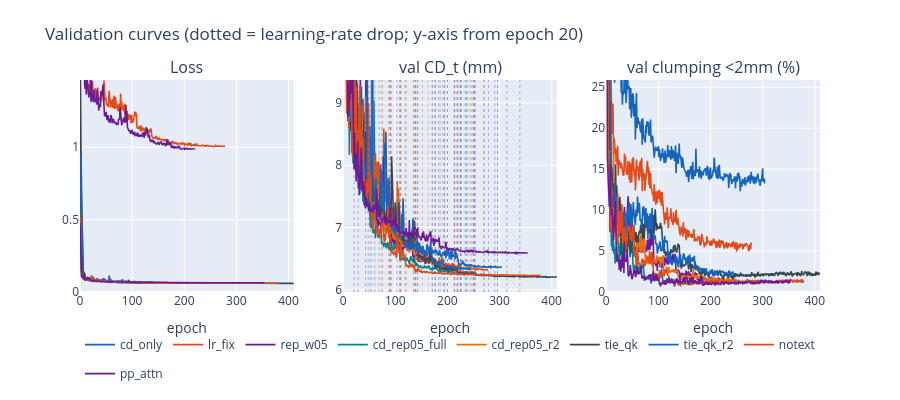

Write notebook code for a chart like this one.
### Markdown cell above
## 4. 训练曲线

虚线 = 学习率下降。**没有虚线的 run 直接作废** —— 那说明衰减从未触发。

第四格「val defect coverage」只有 2026-08-25 之后训练的 run 才有（`--defect-every`，
每 10 轮采一个点）。它是**诊断**：看主指标停下来时走平没有。**它不参与任何选择** ——
用它挑 checkpoint 会让报告值乐观偏置。

### Code cell
rp.fig_curves(runs).show()

### Figure 1 — Plotly figure (JSON) as saved in the notebook; plotly's stock layout.template omitted (floating-point values rounded to 4 significant figures; data arrays with more than 128 entries replaced by an {"elided": "..."} marker saying what was removed)
{"data": [{"legendgroup": "cd_only", "line": {"color": "#1565C0", "width": 1.6}, "name": "cd_only", "showlegend": true, "type": "scatter", "xaxis": "x", "y": {"elided": "305 float values"}, "yaxis": "y"}, {"legendgroup": "cd_only", "line": {"color": "#1565C0", "width": 1.6}, "name": "cd_only", "showlegend": false, "type": "scatter", "xaxis": "x2", "y": {"elided": "305 float values"}, "yaxis": "y2"}, {"legendgroup": "cd_only", "line": {"color": "#1565C0", "width": 1.6}, "name": "cd_only", "showlegend": false, "type": "scatter", "xaxis": "x3", "y": {"elided": "305 float values"}, "yaxis": "y3"}, {"legendgroup": "lr_fix", "line": {"color": "#E64A19", "width": 1.6}, "name": "lr_fix", "showlegend": true, "type": "scatter", "xaxis": "x", "y": {"elided": "279 float values"}, "yaxis": "y"}, {"legendgroup": "lr_fix", "line": {"color": "#E64A19", "width": 1.6}, "name": "lr_fix", "showlegend": false, "type": "scatter", "xaxis": "x2", "y": {"elided": "279 float values"}, "yaxis": "y2"}, {"legendgroup": "lr_fix", "line": {"color": "#E64A19", "width": 1.6}, "name": "lr_fix", "showlegend": false, "type": "scatter", "xaxis": "x3", "y": {"elided": "279 float values"}, "yaxis": "y3"}, {"legendgroup": "rep_w05", "line": {"color": "#6A1B9A", "width": 1.6}, "name": "rep_w05", "showlegend": true, "type": "scatter", "xaxis": "x", "y": {"elided": "222 float values"}, "yaxis": "y"}, {"legendgroup": "rep_w05", "line": {"color": "#6A1B9A", "width": 1.6}, "name": "rep_w05", "showlegend": false, "type": "scatter", "xaxis": "x2", "y": {"elided": "222 float values"}, "yaxis": "y2"}, {"legendgroup": "rep_w05", "line": {"color": "#6A1B9A", "width": 1.6}, "name": "rep_w05", "showlegend": false, "type": "scatter", "xaxis": "x3", "y": {"elided": "222 float values"}, "yaxis": "y3"}, {"legendgroup": "cd_rep05_full", "line": {"color": "#00838F", "width": 1.6}, "name": "cd_rep05_full", "showlegend": true, "type": "scatter", "xaxis": "x", "y": {"elided": "256 float values"}, "yaxis": "y"}, {"legendgroup": "cd_rep05_full", "line": {"color": "#00838F", "width": 1.6}, "name": "cd_rep05_full", "showlegend": false, "type": "scatter", "xaxis": "x2", "y": {"elided": "256 float values"}, "yaxis": "y2"}, {"legendgroup": "cd_rep05_full", "line": {"color": "#00838F", "width": 1.6}, "name": "cd_rep05_full", "showlegend": false, "type": "scatter", "xaxis": "x3", "y": {"elided": "256 float values"}, "yaxis": "y3"}, {"legendgroup": "cd_rep05_r2", "line": {"color": "#EF6C00", "width": 1.6}, "name": "cd_rep05_r2", "showlegend": true, "type": "scatter", "xaxis": "x", "y": {"elided": "249 float values"}, "yaxis": "y"}, {"legendgroup": "cd_rep05_r2", "line": {"color": "#EF6C00", "width": 1.6}, "name": "cd_rep05_r2", "showlegend": false, "type": "scatter", "xaxis": "x2", "y": {"elided": "249 float values"}, "yaxis": "y2"}, {"legendgroup": "cd_rep05_r2", "line": {"color": "#EF6C00", "width": 1.6}, "name": "cd_rep05_r2", "showlegend": false, "type": "scatter", "xaxis": "x3", "y": {"elided": "249 float values"}, "yaxis": "y3"}, {"legendgroup": "tie_qk", "line": {"color": "#37474F", "width": 1.6}, "name": "tie_qk", "showlegend": true, "type": "scatter", "xaxis": "x", "y": {"elided": "411 float values"}, "yaxis": "y"}, {"legendgroup": "tie_qk", "line": {"color": "#37474F", "width": 1.6}, "name": "tie_qk", "showlegend": false, "type": "scatter", "xaxis": "x2", "y": {"elided": "411 float values"}, "yaxis": "y2"}, {"legendgroup": "tie_qk", "line": {"color": "#37474F", "width": 1.6}, "name": "tie_qk", "showlegend": false, "type": "scatter", "xaxis": "x3", "y": {"elided": "411 float values"}, "yaxis": "y3"}, {"legendgroup": "tie_qk_r2", "line": {"color": "#1565C0", "width": 1.6}, "name": "tie_qk_r2", "showlegend": true, "type": "scatter", "xaxis": "x", "y": {"elided": "246 float values"}, "yaxis": "y"}, {"legendgroup": "tie_qk_r2", "line": {"color": "#1565C0", "width": 1.6}, "name": "tie_qk_r2", "showlegend": false, "type": "scatter", "xaxis": "x2", "y": {"elided": "246 float values"}, "yaxis": "y2"}, {"legendgroup": "tie_qk_r2", "line": {"color": "#1565C0", "width": 1.6}, "name": "tie_qk_r2", "showlegend": false, "type": "scatter", "xaxis": "x3", "y": {"elided": "246 float values"}, "yaxis": "y3"}, {"legendgroup": "notext", "line": {"color": "#E64A19", "width": 1.6}, "name": "notext", "showlegend": true, "type": "scatter", "xaxis": "x", "y": {"elided": "380 float values"}, "yaxis": "y"}, {"legendgroup": "notext", "line": {"color": "#E64A19", "width": 1.6}, "name": "notext", "showlegend": false, "type": "scatter", "xaxis": "x2", "y": {"elided": "380 float values"}, "yaxis": "y2"}, {"legendgroup": "notext", "line": {"color": "#E64A19", "width": 1.6}, "name": "notext", "showlegend": false, "type": "scatter", "xaxis": "x3", "y": {"elided": "380 float values"}, "yaxis": "y3"}, {"legendgroup": "pp_attn", "line": {"color": "#6A1B9A", "width": 1.6}, "name": "pp_attn", "showlegend": true, "type": "scatter", "xaxis": "x", "y": {"elided": "355 float values"}, "yaxis": "y"}, {"legendgroup": "pp_attn", "line": {"color": "#6A1B9A", "width": 1.6}, "name": "pp_attn", "showlegend": false, "type": "scatter", "xaxis": "x2", "y": {"elided": "355 float values"}, "yaxis": "y2"}, {"legendgroup": "pp_attn", "line": {"color": "#6A1B9A", "width": 1.6}, "name": "pp_attn", "showlegend": false, "type": "scatter", "xaxis": "x3", "y": {"elided": "355 float values"}, "yaxis": "y3"}], "layout": {"annotations": [{"font": {"size": 16}, "showarrow": false, "text": "Loss", "x": 0.1444, "xanchor": "center", "xref": "paper", "y": 1, "yanchor": "bottom", "yref": "paper"}, {"font": {"size": 16}, "showarrow": false, "text": "val CD_t (mm)", "x": 0.5, "xanchor": "center", "xref": "paper", "y": 1, "yanchor": "bottom", "yref": "paper"}, {"font": {"size": 16}, "showarrow": false, "text": "val clumping <2mm (%)", "x": 0.8556, "xanchor": "center", "xref": "paper", "y": 1, "yanchor": "bottom", "yref": "paper"}], "height": 400, "legend": {"orientation": "h", "y": -0.18}, "margin": {"b": 70, "t": 80}, "shapes": [{"line": {"color": "#1565C0", "dash": "dot", "width": 0.8}, "opacity": 0.45, "type": "line", "x0": 61, "x1": 61, "xref": "x2", "y0": 0, "y1": 1, "yref": "y2 domain"}, {"line": {"color": "#1565C0", "dash": "dot", "width": 0.8}, "opacity": 0.45, "type": "line", "x0": 90, "x1": 90, "xref": "x2", "y0": 0, "y1": 1, "yref": "y2 domain"}, {"line": {"color": "#1565C0", "dash": "dot", "width": 0.8}, "opacity": 0.45, "type": "line", "x0": 143, "x1": 143, "xref": "x2", "y0": 0, "y1": 1, "yref": "y2 domain"}, {"line": {"color": "#1565C0", "dash": "dot", "width": 0.8}, "opacity": 0.45, "type": "line", "x0": 220, "x1": 220, "xref": "x2", "y0": 0, "y1": 1, "yref": "y2 domain"}, {"line": {"color": "#1565C0", "dash": "dot", "width": 0.8}, "opacity": 0.45, "type": "line", "x0": 234, "x1": 234, "xref": "x2", "y0": 0, "y1": 1, "yref": "y2 domain"}, {"line": {"color": "#1565C0", "dash": "dot", "width": 0.8}, "opacity": 0.45, "type": "line", "x0": 254, "x1": 254, "xref": "x2", "y0": 0, "y1": 1, "yref": "y2 domain"}, {"line": {"color": "#1565C0", "dash": "dot", "width": 0.8}, "opacity": 0.45, "type": "line", "x0": 270, "x1": 270, "xref": "x2", "y0": 0, "y1": 1, "yref": "y2 domain"}, {"line": {"color": "#1565C0", "dash": "dot", "width": 0.8}, "opacity": 0.45, "type": "line", "x0": 296, "x1": 296, "xref": "x2", "y0": 0, "y1": 1, "yref": "y2 domain"}, {"line": {"color": "#E64A19", "dash": "dot", "width": 0.8}, "opacity": 0.45, "type": "line", "x0": 87, "x1": 87, "xref": "x2", "y0": 0, "y1": 1, "yref": "y2 domain"}, {"line": {"color": "#E64A19", "dash": "dot", "width": 0.8}, "opacity": 0.45, "type": "line", "x0": 110, "x1": 110, "xref": "x2", "y0": 0, "y1": 1, "yref": "y2 domain"}, {"line": {"color": "#E64A19", "dash": "dot", "width": 0.8}, "opacity": 0.45, "type": "line", "x0": 138, "x1": 138, "xref": "x2", "y0": 0, "y1": 1, "yref": "y2 domain"}, {"line": {"color": "#E64A19", "dash": "dot", "width": 0.8}, "opacity": 0.45, "type": "line", "x0": 171, "x1": 171, "xref": "x2", "y0": 0, "y1": 1, "yref": "y2 domain"}, {"line": {"color": "#E64A19", "dash": "dot", "width": 0.8}, "opacity": 0.45, "type": "line", "x0": 226, "x1": 226, "xref": "x2", "y0": 0, "y1": 1, "yref": "y2 domain"}, {"line": {"color": "#E64A19", "dash": "dot", "width": 0.8}, "opacity": 0.45, "type": "line", "x0": 250, "x1": 250, "xref": "x2", "y0": 0, "y1": 1, "yref": "y2 domain"}, {"line": {"color": "#E64A19", "dash": "dot", "width": 0.8}, "opacity": 0.45, "type": "line", "x0": 270, "x1": 270, "xref": "x2", "y0": 0, "y1": 1, "yref": "y2 domain"}, {"line": {"color": "#6A1B9A", "dash": "dot", "width": 0.8}, "opacity": 0.45, "type": "line", "x0": 48, "x1": 48, "xref": "x2", "y0": 0, "y1": 1, "yref": "y2 domain"}, {"line": {"color": "#6A1B9A", "dash": "dot", "width": 0.8}, "opacity": 0.45, "type": "line", "x0": 92, "x1": 92, "xref": "x2", "y0": 0, "y1": 1, "yref": "y2 domain"}, {"line": {"color": "#6A1B9A", "dash": "dot", "width": 0.8}, "opacity": 0.45, "type": "line", "x0": 135, "x1": 135, "xref": "x2", "y0": 0, "y1": 1, "yref": "y2 domain"}, {"line": {"color": "#6A1B9A", "dash": "dot", "width": 0.8}, "opacity": 0.45, "type": "line", "x0": 176, "x1": 176, "xref": "x2", "y0": 0, "y1": 1, "yref": "y2 domain"}, {"line": {"color": "#6A1B9A", "dash": "dot", "width": 0.8}, "opacity": 0.45, "type": "line", "x0": 194, "x1": 194, "xref": "x2", "y0": 0, "y1": 1, "yref": "y2 domain"}, {"line": {"color": "#6A1B9A", "dash": "dot", "width": 0.8}, "opacity": 0.45, "type": "line", "x0": 213, "x1": 213, "xref": "x2", "y0": 0, "y1": 1, "yref": "y2 domain"}, {"line": {"color": "#00838F", "dash": "dot", "width": 0.8}, "opacity": 0.45, "type": "line", "x0": 52, "x1": 52, "xref": "x2", "y0": 0, "y1": 1, "yref": "y2 domain"}, {"line": {"color": "#00838F", "dash": "dot", "width": 0.8}, "opacity": 0.45, "type": "line", "x0": 74, "x1": 74, "xref": "x2", "y0": 0, "y1": 1, "yref": "y2 domain"}, {"line": {"color": "#00838F", "dash": "dot", "width": 0.8}, "opacity": 0.45, "type": "line", "x0": 109, "x1": 109, "xref": "x2", "y0": 0, "y1": 1, "yref": "y2 domain"}, {"line": {"color": "#00838F", "dash": "dot", "width": 0.8}, "opacity": 0.45, "type": "line", "x0": 139, "x1": 139, "xref": "x2", "y0": 0, "y1": 1, "yref": "y2 domain"}, {"line": {"color": "#00838F", "dash": "dot", "width": 0.8}, "opacity": 0.45, "type": "line", "x0": 183, "x1": 183, "xref": "x2", "y0": 0, "y1": 1, "yref": "y2 domain"}, {"line": {"color": "#00838F", "dash": "dot", "width": 0.8}, "opacity": 0.45, "type": "line", "x0": 200, "x1": 200, "xref": "x2", "y0": 0, "y1": 1, "yref": "y2 domain"}, {"line": {"color": "#00838F", "dash": "dot", "width": 0.8}, "opacity": 0.45, "type": "line", "x0": 225, "x1": 225, "xref": "x2", "y0": 0, "y1": 1, "yref": "y2 domain"}, {"line": {"color": "#00838F", "dash": "dot", "width": 0.8}, "opacity": 0.45, "type": "line", "x0": 236, "x1": 236, "xref": "x2", "y0": 0, "y1": 1, "yref": "y2 domain"}, {"line": {"color": "#00838F", "dash": "dot", "width": 0.8}, "opacity": 0.45, "type": "line", "x0": 247, "x1": 247, "xref": "x2", "y0": 0, "y1": 1, "yref": "y2 domain"}, {"line": {"color": "#EF6C00", "dash": "dot", "width": 0.8}, "opacity": 0.45, "type": "line", "x0": 76, "x1": 76, "xref": "x2", "y0": 0, "y1": 1, "yref": "y2 domain"}, {"line": {"color": "#EF6C00", "dash": "dot", "width": 0.8}, "opacity": 0.45, "type": "line", "x0": 111, "x1": 111, "xref": "x2", "y0": 0, "y1": 1, "yref": "y2 domain"}, {"line": {"color": "#EF6C00", "dash": "dot", "width": 0.8}, "opacity": 0.45, "type": "line", "x0": 139, "x1": 139, "xref": "x2", "y0": 0, "y1": 1, "yref": "y2 domain"}, {"line": {"color": "#EF6C00", "dash": "dot", "width": 0.8}, "opacity": 0.45, "type": "line", "x0": 191, "x1": 191, "xref": "x2", "y0": 0, "y1": 1, "yref": "y2 domain"}, {"line": {"color": "#EF6C00", "dash": "dot", "width": 0.8}, "opacity": 0.45, "type": "line", "x0": 214, "x1": 214, "xref": "x2", "y0": 0, "y1": 1, "yref": "y2 domain"}, {"line": {"color": "#EF6C00", "dash": "dot", "width": 0.8}, "opacity": 0.45, "type": "line", "x0": 227, "x1": 227, "xref": "x2", "y0": 0, "y1": 1, "yref": "y2 domain"}, {"line": {"color": "#EF6C00", "dash": "dot", "width": 0.8}, "opacity": 0.45, "type": "line", "x0": 240, "x1": 240, "xref": "x2", "y0": 0, "y1": 1, "yref": "y2 domain"}, {"line": {"color": "#37474F", "dash": "dot", "width": 0.8}, "opacity": 0.45, "type": "line", "x0": 29, "x1": 29, "xref": "x2", "y0": 0, "y1": 1, "yref": "y2 domain"}, {"line": {"color": "#37474F", "dash": "dot", "width": 0.8}, "opacity": 0.45, "type": "line", "x0": 109, "x1": 109, "xref": "x2", "y0": 0, "y1": 1, "yref": "y2 domain"}, {"line": {"color": "#37474F", "dash": "dot", "width": 0.8}, "opacity": 0.45, "type": "line", "x0": 142, "x1": 142, "xref": "x2", "y0": 0, "y1": 1, "yref": "y2 domain"}, {"line": {"color": "#37474F", "dash": "dot", "width": 0.8}, "opacity": 0.45, "type": "line", "x0": 177, "x1": 177, "xref": "x2", "y0": 0, "y1": 1, "yref": "y2 domain"}, {"line": {"color": "#37474F", "dash": "dot", "width": 0.8}, "opacity": 0.45, "type": "line", "x0": 220, "x1": 220, "xref": "x2", "y0": 0, "y1": 1, "yref": "y2 domain"}, {"line": {"color": "#37474F", "dash": "dot", "width": 0.8}, "opacity": 0.45, "type": "line", "x0": 250, "x1": 250, "xref": "x2", "y0": 0, "y1": 1, "yref": "y2 domain"}, {"line": {"color": "#37474F", "dash": "dot", "width": 0.8}, "opacity": 0.45, "type": "line", "x0": 279, "x1": 279, "xref": "x2", "y0": 0, "y1": 1, "yref": "y2 domain"}, {"line": {"color": "#37474F", "dash": "dot", "width": 0.8}, "opacity": 0.45, "type": "line", "x0": 314, "x1": 314, "xref": "x2", "y0": 0, "y1": 1, "yref": "y2 domain"}, {"line": {"color": "#37474F", "dash": "dot", "width": 0.8}, "opacity": 0.45, "type": "line", "x0": 339, "x1": 339, "xref": "x2", "y0": 0, "y1": 1, "yref": "y2 domain"}, {"line": {"color": "#1565C0", "dash": "dot", "width": 0.8}, "opacity": 0.45, "type": "line", "x0": 90, "x1": 90, "xref": "x2", "y0": 0, "y1": 1, "yref": "y2 domain"}, {"line": {"color": "#1565C0", "dash": "dot", "width": 0.8}, "opacity": 0.45, "type": "line", "x0": 119, "x1": 119, "xref": "x2", "y0": 0, "y1": 1, "yref": "y2 domain"}, {"line": {"color": "#1565C0", "dash": "dot", "width": 0.8}, "opacity": 0.45, "type": "line", "x0": 171, "x1": 171, "xref": "x2", "y0": 0, "y1": 1, "yref": "y2 domain"}, {"line": {"color": "#1565C0", "dash": "dot", "width": 0.8}, "opacity": 0.45, "type": "line", "x0": 194, "x1": 194, "xref": "x2", "y0": 0, "y1": 1, "yref": "y2 domain"}, {"line": {"color": "#1565C0", "dash": "dot", "width": 0.8}, "opacity": 0.45, "type": "line", "x0": 214, "x1": 214, "xref": "x2", "y0": 0, "y1": 1, "yref": "y2 domain"}, {"line": {"color": "#1565C0", "dash": "dot", "width": 0.8}, "opacity": 0.45, "type": "line", "x0": 237, "x1": 237, "xref": "x2", "y0": 0, "y1": 1, "yref": "y2 domain"}, {"line": {"color": "#E64A19", "dash": "dot", "width": 0.8}, "opacity": 0.45, "type": "line", "x0": 55, "x1": 55, "xref": "x2", "y0": 0, "y1": 1, "yref": "y2 domain"}, {"line": {"color": "#E64A19", "dash": "dot", "width": 0.8}, "opacity": 0.45, "type": "line", "x0": 91, "x1": 91, "xref": "x2", "y0": 0, "y1": 1, "yref": "y2 domain"}, {"line": {"color": "#E64A19", "dash": "dot", "width": 0.8}, "opacity": 0.45, "type": "line", "x0": 121, "x1": 121, "xref": "x2", "y0": 0, "y1": 1, "yref": "y2 domain"}, {"line": {"color": "#E64A19", "dash": "dot", "width": 0.8}, "opacity": 0.45, "type": "line", "x0": 138, "x1": 138, "xref": "x2", "y0": 0, "y1": 1, "yref": "y2 domain"}, {"line": {"color": "#E64A19", "dash": "dot", "width": 0.8}, "opacity": 0.45, "type": "line", "x0": 152, "x1": 152, "xref": "x2", "y0": 0, "y1": 1, "yref": "y2 domain"}, {"line": {"color": "#E64A19", "dash": "dot", "width": 0.8}, "opacity": 0.45, "type": "line", "x0": 163, "x1": 163, "xref": "x2", "y0": 0, "y1": 1, "yref": "y2 domain"}, {"line": {"color": "#E64A19", "dash": "dot", "width": 0.8}, "opacity": 0.45, "type": "line", "x0": 218, "x1": 218, "xref": "x2", "y0": 0, "y1": 1, "yref": "y2 domain"}, {"line": {"color": "#E64A19", "dash": "dot", "width": 0.8}, "opacity": 0.45, "type": "line", "x0": 244, "x1": 244, "xref": "x2", "y0": 0, "y1": 1, "yref": "y2 domain"}, {"line": {"color": "#E64A19", "dash": "dot", "width": 0.8}, "opacity": 0.45, "type": "line", "x0": 296, "x1": 296, "xref": "x2", "y0": 0, "y1": 1, "yref": "y2 domain"}, {"line": {"color": "#6A1B9A", "dash": "dot", "width": 0.8}, "opacity": 0.45, "type": "line", "x0": 21, "x1": 21, "xref": "x2", "y0": 0, "y1": 1, "yref": "y2 domain"}, {"line": {"color": "#6A1B9A", "dash": "dot", "width": 0.8}, "opacity": 0.45, "type": "line", "x0": 43, "x1": 43, "xref": "x2", "y0": 0, "y1": 1, "yref": "y2 domain"}, {"line": {"color": "#6A1B9A", "dash": "dot", "width": 0.8}, "opacity": 0.45, "type": "line", "x0": 69, "x1": 69, "xref": "x2", "y0": 0, "y1": 1, "yref": "y2 domain"}, {"line": {"color": "#6A1B9A", "dash": "dot", "width": 0.8}, "opacity": 0.45, "type": "line", "x0": 103, "x1": 103, "xref": "x2", "y0": 0, "y1": 1, "yref": "y2 domain"}, {"line": {"color": "#6A1B9A", "dash": "dot", "width": 0.8}, "opacity": 0.45, "type": "line", "x0": 186, "x1": 186, "xref": "x2", "y0": 0, "y1": 1, "yref": "y2 domain"}, {"line": {"color": "#6A1B9A", "dash": "dot", "width": 0.8}, "opacity": 0.45, "type": "line", "x0": 200, "x1": 200, "xref": "x2", "y0": 0, "y1": 1, "yref": "y2 domain"}, {"line": {"color": "#6A1B9A", "dash": "dot", "width": 0.8}, "opacity": 0.45, "type": "line", "x0": 225, "x1": 225, "xref": "x2", "y0": 0, "y1": 1, "yref": "y2 domain"}, {"line": {"color": "#6A1B9A", "dash": "dot", "width": 0.8}, "opacity": 0.45, "type": "line", "x0": 252, "x1": 252, "xref": "x2", "y0": 0, "y1": 1, "yref": "y2 domain"}, {"line": {"color": "#6A1B9A", "dash": "dot", "width": 0.8}, "opacity": 0.45, "type": "line", "x0": 291, "x1": 291, "xref": "x2", "y0": 0, "y1": 1, "yref": "y2 domain"}], "title": {"text": "Validation curves (dotted = learning-rate drop; y-axis from epoch 20)"}, "xaxis": {"anchor": "y", "domain": [0, 0.2889], "title": {"text": "epoch"}}, "xaxis2": {"anchor": "y2", "domain": [0.3556, 0.6444], "title": {"text": "epoch"}}, "xaxis3": {"anchor": "y3", "domain": [0.7111, 1], "title": {"text": "epoch"}}, "yaxis": {"anchor": "x", "domain": [0, 1], "range": [0, 1.465]}, "yaxis2": {"anchor": "x2", "domain": [0, 1], "range": [5.963, 9.368]}, "yaxis3": {"anchor": "x3", "domain": [0, 1], "range": [0, 25.88]}}}
